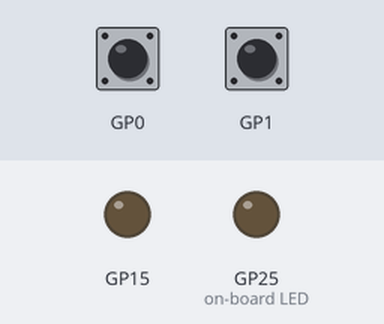
Bench run of a program on a simulated Raspberry Pi Pico running CircuitPython. Parts: output pins drawn as LEDs (lit = HIGH). Inputs (shaded band) come from the test bench; at power-on: GP1 LOW, GP0 LOW. Touch pads read as touched when driven HIGH.

Above: at 2.2 s.
2.3 s: GP1 pulled HIGH for 0.15 s
At 2.37 s:
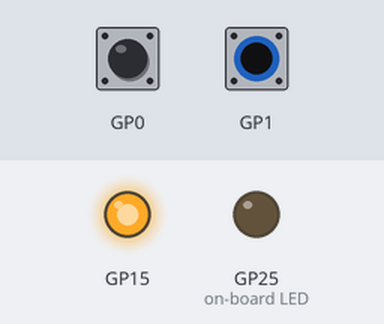
3.9 s: GP1 pulled HIGH for 3.2 s
At 8.3 s:
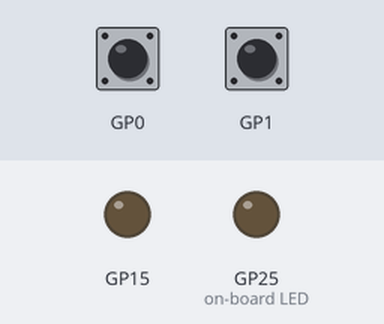
8.6 s: GP0 pulled HIGH for 3.2 s
At 9.5 s:
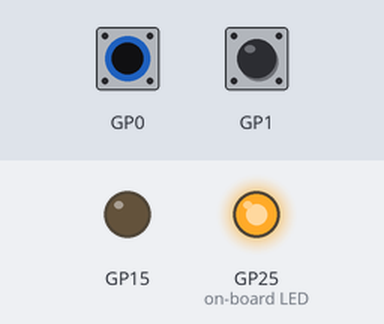
13.3 s: GP0 driven HIGH and GP1 driven HIGH
At 14.1 s:
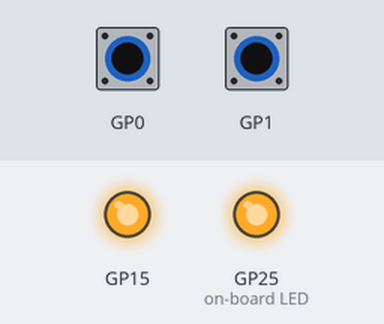
Timing chart, 0 to 15.8 s (numbered marks = the images above; inputs shaded):
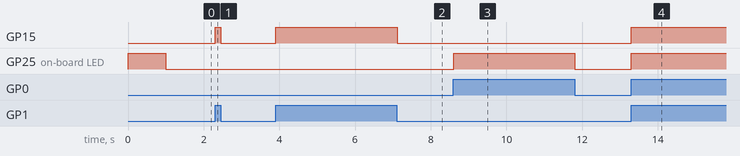

Measured:
- after the input at 2.3 s, GP15: LOW → HIGH at once, → LOW 0.15 s later
- after the input at 3.9 s, GP15: LOW → HIGH at once, → LOW 3.2 s later
- after the input at 8.6 s, GP25 (on-board LED): LOW → HIGH at once, → LOW 3.2 s later
- after the input at 13.3 s, GP15, GP25 (on-board LED): LOW → HIGH at once

The program:

capsense-binary.py
```python
import time
import board
import digitalio
import touchio
import busio

numTouch = 2
touchThresholdsAdd = [ 1880, 720 ]
touchPins = [ board.GP0, board.GP1 ]
ledPins = [ board.LED, board.GP15 ]

touchIns = []
leds = []
touchVals = []
for idx in range(numTouch):
    pin = touchPins[idx]
    touchIn = touchio.TouchIn(pin)
    touchIn.threshold += touchThresholdsAdd[idx]
    touchIns.append(touchIn)
    ledPin = ledPins[idx]
    led = digitalio.DigitalInOut(ledPin)
    led.direction = digitalio.Direction.OUTPUT
    leds.append(led)
    touchVals.append(0)

baudRate = 115200 # 9600
uart = busio.UART(tx=board.GP16, rx=board.GP17, baudrate=baudRate, bits=8, parity=None, stop=1) #  timeout: float = 1, receiver_buffer_size: int = 64

leds[0].value = True
time.sleep(1.0)
leds[0].value = False

# for some reason binary reception is not good unless we ensure
# newline characters are sent. thus, use 0xA as terminator, and
# then we have to special case sensor value bytes that are 0xA
bufSz = numTouch * 2 + 2
buf = bytearray(bufSz) # 2 bytes per sensor value, one start word byte, one stop word byte
buf[0]         = 0b10000000
buf[bufSz - 1] = 10 # test newline 0b10000001

bufStall = bytearray(bufSz)

# touchio library raw values clip at 10000 (14 bits)
while True:
    bi = 1
    for idx in range(numTouch):
        touch    = touchIns[idx]
        touchVal = touch.raw_value
        touched  = touchVal > touch.threshold
        led      = leds[idx]
        led.value = touched
        senseHi  = (touchVal >> 7) & 0b1111111
        if (senseHi >= 10):
            senseHi += 1 #test
        senseLo  =  touchVal       & 0b1111111
        if (senseLo >= 10):
            senseLo += 1 #test
        buf[bi]  = senseHi
        bi += 1
        buf[bi]  = senseLo
        bi += 1
        touchVals[idx] = touchVal

    # text = "A: {}, B: {}\n".format(touchVals[0], touchVals[0])
    # buf1 = bytes(text, "ascii")
    # uart.write(buf1)
    written = uart.write(buf)
    # if written is None:
    #     written = 0
    #
    # if (written < bufSz):
    #     leds[0].value = True
    #     time.sleep(0.5)
    #     leds[0].value = False
    #     time.sleep(0.5)

    time.sleep(0.01)

deinit(uart)
```
